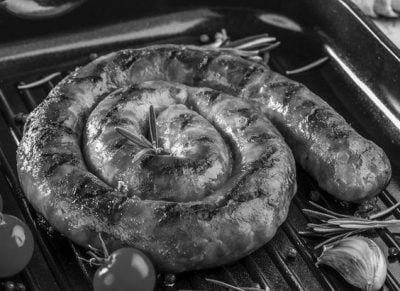
#> input picture img.png, 400 x 291 px
$ python none.py
#> lines starting #> are read from the running program, lines starting #| are printed output that depends on the picture
from PIL import Image
from PIL import ImageFilter
from PIL import ImageEnhance


with Image.open("img.png") as pic_original:
#> pic_original is the input picture: PIL image 400x291 L; min 0, max 255, mean 75.9
    pic_blured = pic_original.filter(ImageFilter.BLUR)
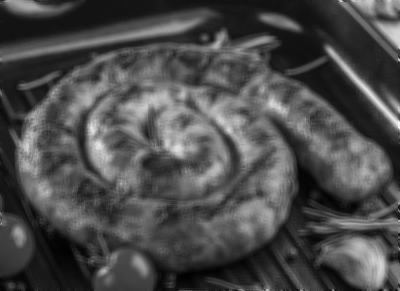
#> pic_blured: PIL image 400x291 L; min 1, max 252, mean 75.9
    pic_blured.save("img_1.png")
    pic_blured.show()
